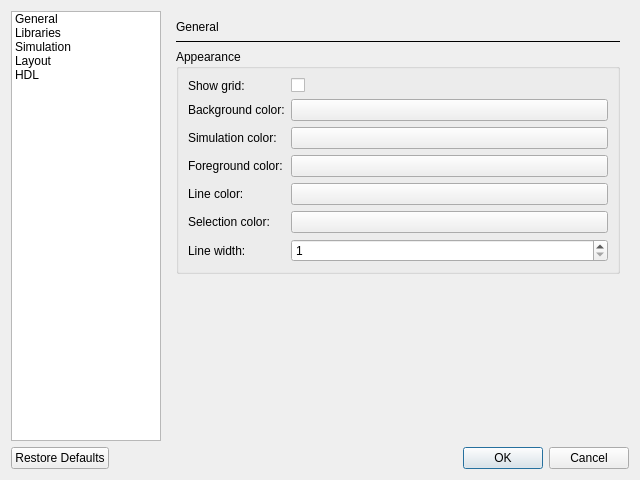
<?xml version="1.0" encoding="UTF-8"?>
<ui version="4.0">
 <class>SettingsDialog</class>
 <widget class="QDialog" name="SettingsDialog">
  <property name="geometry">
   <rect>
    <x>0</x>
    <y>0</y>
    <width>640</width>
    <height>480</height>
   </rect>
  </property>
  <property name="windowTitle">
   <string>Configure Caneda</string>
  </property>
  <layout class="QVBoxLayout" name="verticalLayout">
   <item>
    <layout class="QHBoxLayout" name="horizontalLayout">
     <item>
      <widget class="QListWidget" name="pagesList">
       <property name="maximumSize">
        <size>
         <width>150</width>
         <height>16777215</height>
        </size>
       </property>
       <property name="spacing">
        <number>4</number>
       </property>
       <item>
        <property name="text">
         <string>General</string>
        </property>
       </item>
       <item>
        <property name="text">
         <string>Libraries</string>
        </property>
       </item>
       <item>
        <property name="text">
         <string>Simulation</string>
        </property>
       </item>
       <item>
        <property name="text">
         <string>Layout</string>
        </property>
       </item>
       <item>
        <property name="text">
         <string>HDL</string>
        </property>
       </item>
      </widget>
     </item>
     <item>
      <widget class="QStackedWidget" name="pagesWidget">
       <property name="currentIndex">
        <number>0</number>
       </property>
       <widget class="QWidget" name="pageGeneral">
        <layout class="QVBoxLayout" name="verticalLayout_3">
         <item>
          <widget class="QLabel" name="titleLabel">
           <property name="text">
            <string>General</string>
           </property>
          </widget>
         </item>
         <item>
          <widget class="QFrame" name="frame">
           <property name="frameShape">
            <enum>QFrame::HLine</enum>
           </property>
          </widget>
         </item>
         <item>
          <widget class="QGroupBox" name="groupBox">
           <property name="title">
            <string>Appearance</string>
           </property>
           <layout class="QVBoxLayout" name="verticalLayout_2">
            <item>
             <layout class="QFormLayout" name="formLayout">
              <item row="0" column="1">
               <widget class="QCheckBox" name="checkShowGrid">
                <property name="text">
                 <string/>
                </property>
               </widget>
              </item>
              <item row="0" column="0">
               <widget class="QLabel" name="labelGrid">
                <property name="text">
                 <string>Show grid:</string>
                </property>
               </widget>
              </item>
              <item row="1" column="1">
               <widget class="QPushButton" name="buttonBackground">
                <property name="text">
                 <string/>
                </property>
               </widget>
              </item>
              <item row="2" column="1">
               <widget class="QPushButton" name="buttonSimulationBackground">
                <property name="text">
                 <string/>
                </property>
               </widget>
              </item>
              <item row="3" column="1">
               <widget class="QPushButton" name="buttonForeground">
                <property name="text">
                 <string/>
                </property>
               </widget>
              </item>
              <item row="4" column="1">
               <widget class="QPushButton" name="buttonLine">
                <property name="text">
                 <string/>
                </property>
               </widget>
              </item>
              <item row="5" column="1">
               <widget class="QPushButton" name="buttonSelection">
                <property name="text">
                 <string/>
                </property>
               </widget>
              </item>
              <item row="1" column="0">
               <widget class="QLabel" name="labelBackground">
                <property name="text">
                 <string>Background color:</string>
                </property>
               </widget>
              </item>
              <item row="2" column="0">
               <widget class="QLabel" name="labelSimulation">
                <property name="text">
                 <string>Simulation color:</string>
                </property>
               </widget>
              </item>
              <item row="3" column="0">
               <widget class="QLabel" name="labelForeground">
                <property name="text">
                 <string>Foreground color:</string>
                </property>
               </widget>
              </item>
              <item row="4" column="0">
               <widget class="QLabel" name="labelLine">
                <property name="text">
                 <string>Line color:</string>
                </property>
               </widget>
              </item>
              <item row="5" column="0">
               <widget class="QLabel" name="labelSelection">
                <property name="text">
                 <string>Selection color:</string>
                </property>
               </widget>
              </item>
              <item row="6" column="1">
               <widget class="QSpinBox" name="spinWidth">
                <property name="minimum">
                 <number>1</number>
                </property>
                <property name="maximum">
                 <number>10</number>
                </property>
               </widget>
              </item>
              <item row="6" column="0">
               <widget class="QLabel" name="labelLineWidth">
                <property name="text">
                 <string>Line width:</string>
                </property>
               </widget>
              </item>
             </layout>
            </item>
           </layout>
          </widget>
         </item>
         <item>
          <spacer name="verticalSpacer">
           <property name="orientation">
            <enum>Qt::Vertical</enum>
           </property>
           <property name="sizeHint" stdset="0">
            <size>
             <width>20</width>
             <height>271</height>
            </size>
           </property>
          </spacer>
         </item>
        </layout>
       </widget>
       <widget class="QWidget" name="pageLibraries">
        <layout class="QVBoxLayout" name="verticalLayout_13">
         <item>
          <widget class="QLabel" name="titleLabel_5">
           <property name="text">
            <string>Libraries</string>
           </property>
          </widget>
         </item>
         <item>
          <widget class="QFrame" name="frame_5">
           <property name="frameShape">
            <enum>QFrame::HLine</enum>
           </property>
          </widget>
         </item>
         <item>
          <widget class="QGroupBox" name="groupBox_6">
           <property name="title">
            <string>Schematic Libraries</string>
           </property>
           <layout class="QVBoxLayout" name="verticalLayout_11">
            <item>
             <widget class="QListWidget" name="listLibraries"/>
            </item>
            <item>
             <layout class="QHBoxLayout" name="horizontalLayout_2">
              <item>
               <widget class="QPushButton" name="buttonAddLibrary">
                <property name="text">
                 <string>Add library...</string>
                </property>
               </widget>
              </item>
              <item>
               <widget class="QPushButton" name="buttonRemoveLibrary">
                <property name="text">
                 <string>Remove library</string>
                </property>
               </widget>
              </item>
             </layout>
            </item>
           </layout>
          </widget>
         </item>
         <item>
          <widget class="QGroupBox" name="groupBox_7">
           <property name="title">
            <string>HDL Libraries</string>
           </property>
           <layout class="QVBoxLayout" name="verticalLayout_12">
            <item>
             <widget class="QListWidget" name="listHdlLibraries"/>
            </item>
            <item>
             <layout class="QHBoxLayout" name="horizontalLayout_3">
              <item>
               <widget class="QPushButton" name="buttonAddHdlLibrary">
                <property name="text">
                 <string>Add library...</string>
                </property>
               </widget>
              </item>
              <item>
               <widget class="QPushButton" name="buttonRemoveHdlLibrary">
                <property name="text">
                 <string>Remove library</string>
                </property>
               </widget>
              </item>
             </layout>
            </item>
           </layout>
          </widget>
         </item>
         <item>
          <widget class="QPushButton" name="buttonGetNewLibraries">
           <property name="text">
            <string>Get new libraries...</string>
           </property>
          </widget>
         </item>
         <item>
          <widget class="QLabel" name="labelRestartWarning">
           <property name="text">
            <string>Warning: libraries will be set upon program restart</string>
           </property>
          </widget>
         </item>
         <item>
          <spacer name="verticalSpacer_5">
           <property name="orientation">
            <enum>Qt::Vertical</enum>
           </property>
           <property name="sizeHint" stdset="0">
            <size>
             <width>20</width>
             <height>21</height>
            </size>
           </property>
          </spacer>
         </item>
        </layout>
       </widget>
       <widget class="QWidget" name="pageSimulation">
        <layout class="QVBoxLayout" name="verticalLayout_10">
         <item>
          <widget class="QLabel" name="titleLabel_4">
           <property name="text">
            <string>Simulation</string>
           </property>
          </widget>
         </item>
         <item>
          <widget class="QFrame" name="frame_4">
           <property name="frameShape">
            <enum>QFrame::HLine</enum>
           </property>
          </widget>
         </item>
         <item>
          <widget class="QGroupBox" name="groupBox_4">
           <property name="title">
            <string>Simulation Engine</string>
           </property>
           <layout class="QVBoxLayout" name="verticalLayout_8">
            <item>
             <layout class="QFormLayout" name="formLayout_4">
              <property name="fieldGrowthPolicy">
               <enum>QFormLayout::ExpandingFieldsGrow</enum>
              </property>
              <item row="0" column="0">
               <widget class="QLabel" name="labelEngine">
                <property name="text">
                 <string>Engine:</string>
                </property>
               </widget>
              </item>
              <item row="2" column="0">
               <widget class="QLabel" name="labelSimulationCommand">
                <property name="text">
                 <string>Command:</string>
                </property>
               </widget>
              </item>
              <item row="2" column="1">
               <widget class="QLineEdit" name="lineSimulationCommand"/>
              </item>
              <item row="0" column="1">
               <widget class="QRadioButton" name="radioNgspiceMode">
                <property name="text">
                 <string>Ngspice</string>
                </property>
               </widget>
              </item>
              <item row="1" column="1">
               <widget class="QRadioButton" name="radioCustomMode">
                <property name="text">
                 <string>Custom</string>
                </property>
               </widget>
              </item>
             </layout>
            </item>
           </layout>
          </widget>
         </item>
         <item>
          <widget class="QGroupBox" name="groupBox_5">
           <property name="title">
            <string>Output Data</string>
           </property>
           <layout class="QVBoxLayout" name="verticalLayout_9">
            <item>
             <layout class="QFormLayout" name="formLayout_5">
              <property name="fieldGrowthPolicy">
               <enum>QFormLayout::ExpandingFieldsGrow</enum>
              </property>
              <item row="0" column="0">
               <widget class="QLabel" name="labelOutputFormat">
                <property name="text">
                 <string>Output format:</string>
                </property>
               </widget>
              </item>
              <item row="0" column="1">
               <widget class="QRadioButton" name="radioBinaryMode">
                <property name="text">
                 <string>Binary</string>
                </property>
               </widget>
              </item>
              <item row="1" column="1">
               <widget class="QRadioButton" name="radioAsciiMode">
                <property name="text">
                 <string>Ascii</string>
                </property>
               </widget>
              </item>
             </layout>
            </item>
           </layout>
          </widget>
         </item>
         <item>
          <spacer name="verticalSpacer_4">
           <property name="orientation">
            <enum>Qt::Vertical</enum>
           </property>
           <property name="sizeHint" stdset="0">
            <size>
             <width>20</width>
             <height>160</height>
            </size>
           </property>
          </spacer>
         </item>
        </layout>
       </widget>
       <widget class="QWidget" name="pageLayout">
        <layout class="QVBoxLayout" name="verticalLayout_7">
         <item>
          <widget class="QLabel" name="titleLabel_3">
           <property name="text">
            <string>Layout</string>
           </property>
          </widget>
         </item>
         <item>
          <widget class="QFrame" name="frame_3">
           <property name="frameShape">
            <enum>QFrame::HLine</enum>
           </property>
          </widget>
         </item>
         <item>
          <widget class="QGroupBox" name="groupBox_3">
           <property name="title">
            <string>Layer Colors</string>
           </property>
           <layout class="QVBoxLayout" name="verticalLayout_6">
            <item>
             <layout class="QFormLayout" name="formLayout_3">
              <property name="fieldGrowthPolicy">
               <enum>QFormLayout::ExpandingFieldsGrow</enum>
              </property>
              <item row="0" column="0">
               <widget class="QLabel" name="labelMetal1">
                <property name="text">
                 <string>Metal 1:</string>
                </property>
               </widget>
              </item>
              <item row="0" column="1">
               <widget class="QPushButton" name="buttonMetal1">
                <property name="text">
                 <string/>
                </property>
               </widget>
              </item>
              <item row="1" column="0">
               <widget class="QLabel" name="labelMetal2">
                <property name="text">
                 <string>Metal 2:</string>
                </property>
               </widget>
              </item>
              <item row="1" column="1">
               <widget class="QPushButton" name="buttonMetal2">
                <property name="text">
                 <string/>
                </property>
               </widget>
              </item>
              <item row="2" column="0">
               <widget class="QLabel" name="labelPoly1">
                <property name="text">
                 <string>Poly 1:</string>
                </property>
               </widget>
              </item>
              <item row="2" column="1">
               <widget class="QPushButton" name="buttonPoly1">
                <property name="text">
                 <string/>
                </property>
               </widget>
              </item>
              <item row="3" column="0">
               <widget class="QLabel" name="labelPoly2">
                <property name="text">
                 <string>Poly 2:</string>
                </property>
               </widget>
              </item>
              <item row="3" column="1">
               <widget class="QPushButton" name="buttonPoly2">
                <property name="text">
                 <string/>
                </property>
               </widget>
              </item>
              <item row="4" column="0">
               <widget class="QLabel" name="labelActive">
                <property name="text">
                 <string>Active:</string>
                </property>
               </widget>
              </item>
              <item row="4" column="1">
               <widget class="QPushButton" name="buttonActive">
                <property name="text">
                 <string/>
                </property>
               </widget>
              </item>
              <item row="5" column="1">
               <widget class="QPushButton" name="buttonContact">
                <property name="text">
                 <string/>
                </property>
               </widget>
              </item>
              <item row="6" column="1">
               <widget class="QPushButton" name="buttonNwell">
                <property name="text">
                 <string/>
                </property>
               </widget>
              </item>
              <item row="7" column="1">
               <widget class="QPushButton" name="buttonPwell">
                <property name="text">
                 <string/>
                </property>
               </widget>
              </item>
              <item row="5" column="0">
               <widget class="QLabel" name="labelContact">
                <property name="text">
                 <string>Contact:</string>
                </property>
               </widget>
              </item>
              <item row="6" column="0">
               <widget class="QLabel" name="labelNwell">
                <property name="text">
                 <string>nwell:</string>
                </property>
               </widget>
              </item>
              <item row="7" column="0">
               <widget class="QLabel" name="labelPwell">
                <property name="text">
                 <string>pwell:</string>
                </property>
               </widget>
              </item>
             </layout>
            </item>
           </layout>
          </widget>
         </item>
         <item>
          <spacer name="verticalSpacer_3">
           <property name="orientation">
            <enum>Qt::Vertical</enum>
           </property>
           <property name="sizeHint" stdset="0">
            <size>
             <width>20</width>
             <height>241</height>
            </size>
           </property>
          </spacer>
         </item>
        </layout>
       </widget>
       <widget class="QWidget" name="pageHdl">
        <layout class="QVBoxLayout" name="verticalLayout_5">
         <item>
          <widget class="QLabel" name="titleLabel_2">
           <property name="text">
            <string>HDL</string>
           </property>
          </widget>
         </item>
         <item>
          <widget class="QFrame" name="frame_2">
           <property name="frameShape">
            <enum>QFrame::HLine</enum>
           </property>
          </widget>
         </item>
         <item>
          <widget class="QGroupBox" name="groupBox_2">
           <property name="title">
            <string>Colors for Syntax Highlighting</string>
           </property>
           <layout class="QVBoxLayout" name="verticalLayout_4">
            <item>
             <layout class="QFormLayout" name="formLayout_2">
              <property name="fieldGrowthPolicy">
               <enum>QFormLayout::ExpandingFieldsGrow</enum>
              </property>
              <item row="0" column="0">
               <widget class="QLabel" name="labelKeyword">
                <property name="text">
                 <string>Keyword:</string>
                </property>
               </widget>
              </item>
              <item row="0" column="1">
               <widget class="QPushButton" name="buttonKeyword">
                <property name="text">
                 <string/>
                </property>
               </widget>
              </item>
              <item row="1" column="0">
               <widget class="QLabel" name="labelType">
                <property name="text">
                 <string>Type:</string>
                </property>
               </widget>
              </item>
              <item row="1" column="1">
               <widget class="QPushButton" name="buttonType">
                <property name="text">
                 <string/>
                </property>
               </widget>
              </item>
              <item row="2" column="0">
               <widget class="QLabel" name="labelAttribute">
                <property name="text">
                 <string>Attribute:</string>
                </property>
               </widget>
              </item>
              <item row="2" column="1">
               <widget class="QPushButton" name="buttonAttribute">
                <property name="text">
                 <string/>
                </property>
               </widget>
              </item>
              <item row="3" column="0">
               <widget class="QLabel" name="labelBlock">
                <property name="text">
                 <string>Block:</string>
                </property>
               </widget>
              </item>
              <item row="3" column="1">
               <widget class="QPushButton" name="buttonBlock">
                <property name="text">
                 <string/>
                </property>
               </widget>
              </item>
              <item row="4" column="0">
               <widget class="QLabel" name="labelClass">
                <property name="text">
                 <string>Class:</string>
                </property>
               </widget>
              </item>
              <item row="4" column="1">
               <widget class="QPushButton" name="buttonClass">
                <property name="text">
                 <string/>
                </property>
               </widget>
              </item>
              <item row="5" column="1">
               <widget class="QPushButton" name="buttonData">
                <property name="text">
                 <string/>
                </property>
               </widget>
              </item>
              <item row="6" column="1">
               <widget class="QPushButton" name="buttonComment">
                <property name="text">
                 <string/>
                </property>
               </widget>
              </item>
              <item row="7" column="1">
               <widget class="QPushButton" name="buttonSystem">
                <property name="text">
                 <string/>
                </property>
               </widget>
              </item>
              <item row="5" column="0">
               <widget class="QLabel" name="labelData">
                <property name="text">
                 <string>Data:</string>
                </property>
               </widget>
              </item>
              <item row="6" column="0">
               <widget class="QLabel" name="labelComment">
                <property name="text">
                 <string>Comment:</string>
                </property>
               </widget>
              </item>
              <item row="7" column="0">
               <widget class="QLabel" name="labelSystem">
                <property name="text">
                 <string>System:</string>
                </property>
               </widget>
              </item>
             </layout>
            </item>
           </layout>
          </widget>
         </item>
         <item>
          <spacer name="verticalSpacer_2">
           <property name="orientation">
            <enum>Qt::Vertical</enum>
           </property>
           <property name="sizeHint" stdset="0">
            <size>
             <width>20</width>
             <height>241</height>
            </size>
           </property>
          </spacer>
         </item>
        </layout>
       </widget>
      </widget>
     </item>
    </layout>
   </item>
   <item>
    <widget class="QDialogButtonBox" name="buttons">
     <property name="orientation">
      <enum>Qt::Horizontal</enum>
     </property>
     <property name="standardButtons">
      <set>QDialogButtonBox::Cancel|QDialogButtonBox::Ok|QDialogButtonBox::RestoreDefaults</set>
     </property>
    </widget>
   </item>
  </layout>
 </widget>
 <resources/>
 <connections/>
</ui>
